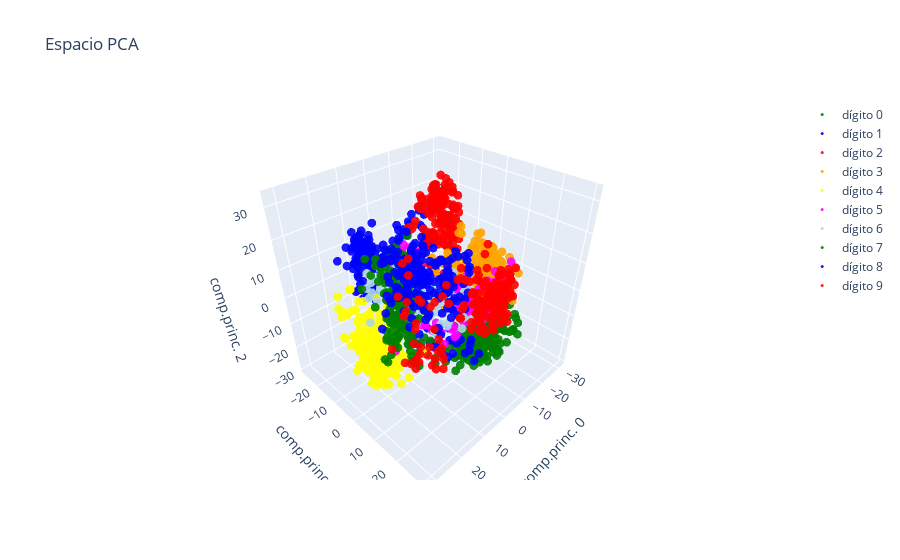

This figure's notebook cell:
### Code cell
if COLAB:
    configure_plotly_browser_state()


pc_x = 0
pc_y = 1
pc_z = 2

colors = ['green', 'blue', 'red', 'orange', 'yellow', 'magenta', 'lightblue']
#colors = 10*['black']
colors = 10*colors
#colors = plt.rcParams['axes.prop_cycle'].by_key()['color']
markers = ['square', 'circle-open', 'circle', 'diamond', 'cross']
markers = 10*["circle"]
markers = 10*markers

data = []

for digito,c,m in zip(np.unique(y),colors,markers):
    data.append(go.Scatter3d(x=X_proy[y==digito,pc_x],
                             y=X_proy[y==digito,pc_y],
                             z=X_proy[y==digito,pc_z],
                             mode='markers',
                             name='dígito '+str(digito),
                             marker=dict(size=3,
                                         color=c,
                                         symbol=m,
                                         opacity=0.9)))

layout = go.Layout(title='Espacio PCA',
                   scene={"xaxis":{"title":"comp.princ. "+str(pc_x)},
                          "yaxis":{"title":"comp.princ. "+str(pc_y)},
                          "zaxis":{"title":"comp.princ. "+str(pc_z)}
                         }
                  )

fig = go.Figure(data=data, layout=layout)
py.iplot(fig)

### Figure 1 — Plotly figure (JSON) as saved in the notebook; plotly's stock layout.template omitted (floating-point values rounded to 4 significant figures; data arrays with more than 128 entries replaced by an {"elided": "..."} marker saying what was removed)
{"data": [{"marker": {"color": "green", "opacity": 0.9, "size": 3, "symbol": "circle"}, "mode": "markers", "name": "dígito 0", "x": {"elided": "178 float values"}, "y": {"elided": "178 float values"}, "z": {"elided": "178 float values"}, "type": "scatter3d"}, {"marker": {"color": "blue", "opacity": 0.9, "size": 3, "symbol": "circle"}, "mode": "markers", "name": "dígito 1", "x": {"elided": "182 float values"}, "y": {"elided": "182 float values"}, "z": {"elided": "182 float values"}, "type": "scatter3d"}, {"marker": {"color": "red", "opacity": 0.9, "size": 3, "symbol": "circle"}, "mode": "markers", "name": "dígito 2", "x": {"elided": "177 float values"}, "y": {"elided": "177 float values"}, "z": {"elided": "177 float values"}, "type": "scatter3d"}, {"marker": {"color": "orange", "opacity": 0.9, "size": 3, "symbol": "circle"}, "mode": "markers", "name": "dígito 3", "x": {"elided": "183 float values"}, "y": {"elided": "183 float values"}, "z": {"elided": "183 float values"}, "type": "scatter3d"}, {"marker": {"color": "yellow", "opacity": 0.9, "size": 3, "symbol": "circle"}, "mode": "markers", "name": "dígito 4", "x": {"elided": "181 float values"}, "y": {"elided": "181 float values"}, "z": {"elided": "181 float values"}, "type": "scatter3d"}, {"marker": {"color": "magenta", "opacity": 0.9, "size": 3, "symbol": "circle"}, "mode": "markers", "name": "dígito 5", "x": {"elided": "182 float values"}, "y": {"elided": "182 float values"}, "z": {"elided": "182 float values"}, "type": "scatter3d"}, {"marker": {"color": "lightblue", "opacity": 0.9, "size": 3, "symbol": "circle"}, "mode": "markers", "name": "dígito 6", "x": {"elided": "181 float values"}, "y": {"elided": "181 float values"}, "z": {"elided": "181 float values"}, "type": "scatter3d"}, {"marker": {"color": "green", "opacity": 0.9, "size": 3, "symbol": "circle"}, "mode": "markers", "name": "dígito 7", "x": {"elided": "179 float values"}, "y": {"elided": "179 float values"}, "z": {"elided": "179 float values"}, "type": "scatter3d"}, {"marker": {"color": "blue", "opacity": 0.9, "size": 3, "symbol": "circle"}, "mode": "markers", "name": "dígito 8", "x": {"elided": "174 float values"}, "y": {"elided": "174 float values"}, "z": {"elided": "174 float values"}, "type": "scatter3d"}, {"marker": {"color": "red", "opacity": 0.9, "size": 3, "symbol": "circle"}, "mode": "markers", "name": "dígito 9", "x": {"elided": "180 float values"}, "y": {"elided": "180 float values"}, "z": {"elided": "180 float values"}, "type": "scatter3d"}], "layout": {"scene": {"xaxis": {"title": {"text": "comp.princ. 0"}}, "yaxis": {"title": {"text": "comp.princ. 1"}}, "zaxis": {"title": {"text": "comp.princ. 2"}}}, "title": {"text": "Espacio PCA"}}}
